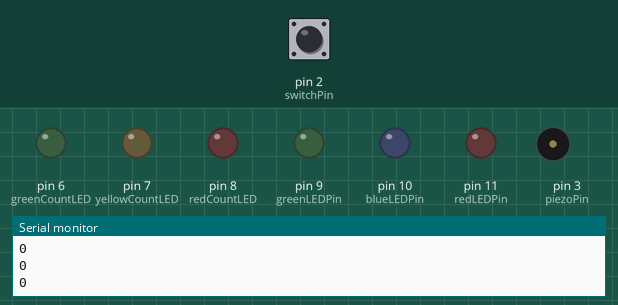
The sketch below on a simulated Arduino Uno, built with avr-gcc and run on an emulated ATmega328P. On the bench: output pins drawn as LEDs (lit = HIGH), buzzer (waves = sounding, pin HIGH), the last lines printed to the serial monitor. Dashed ring = blinking. The inputs (shaded band) are chosen by the test bench; at power-on: pin 2 (switchPin) LOW.

Above: at 1.2 s.
1.3 s: pin 2 (switchPin) pulled HIGH for 0.25 s
At 3.2 s:
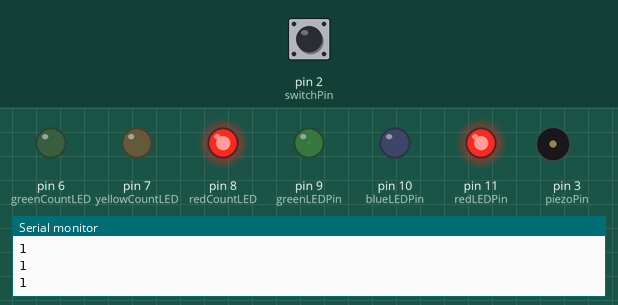
4.5 s: pin 2 (switchPin) pulled HIGH for 1 s
At 4.9 s:
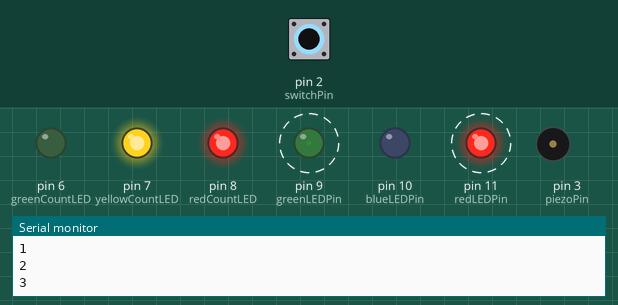
7.5 s: pin 2 (switchPin) pulled HIGH for 3.2 s
At 8.7 s:
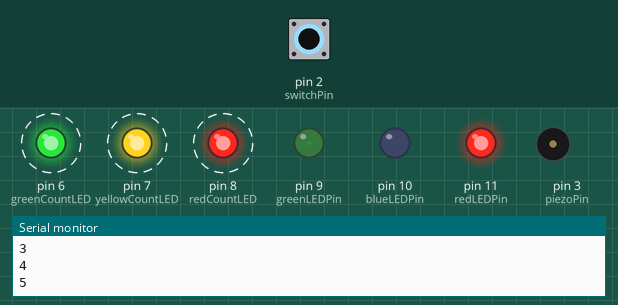
12.2 s: pin 2 (switchPin) pulled HIGH for 1 s
At 12.31 s:
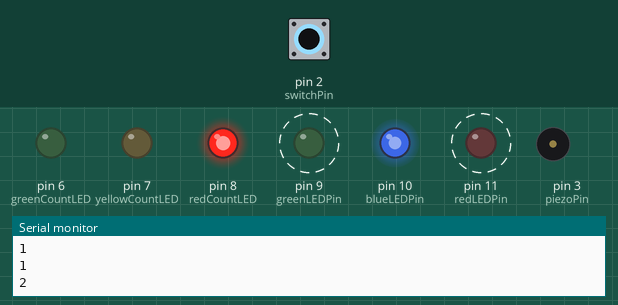
16.2 s: pin 2 (switchPin) pulled HIGH for 3.2 s
At 17.51 s:
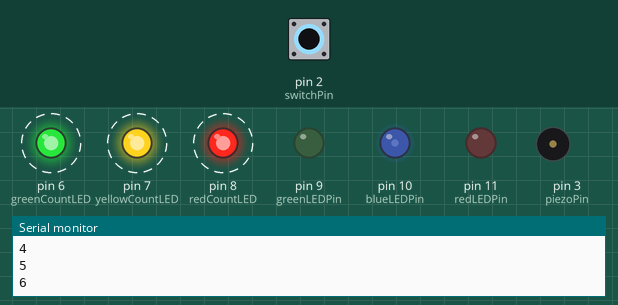
20.9 s: pin 2 (switchPin) pulled HIGH for 0.25 s
At 21.12 s:
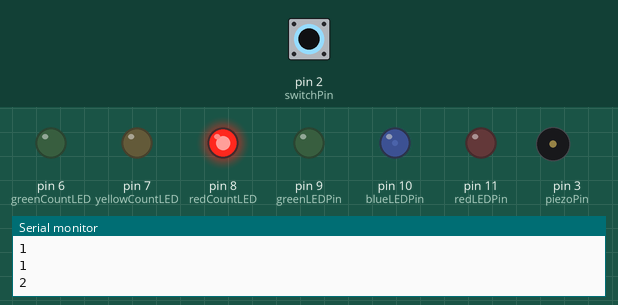
Timing chart, 0 to 26.9 s (numbered marks = the images above; inputs shaded):
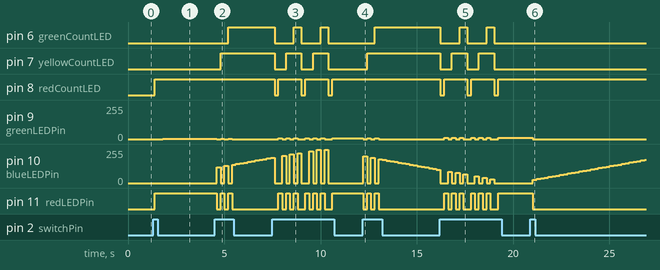

Measured:
- after the input at 1.3 s, pin 8 (redCountLED), pin 11 (redLEDPin): LOW → HIGH after 0.10 s; pin 9 (greenLEDPin): 0/255 → 1/255 after 0.50 s, → 2/255 1.8 s later
- after the input at 4.5 s, pin 6 (greenCountLED): LOW → HIGH after 0.70 s; pin 7 (yellowCountLED): LOW → HIGH after 0.30 s
- after the input at 7.5 s, pin 6 (greenCountLED): alternates HIGH for 0.40 s and LOW for 1.0 s, starting after 0.11 s; pin 7 (yellowCountLED): alternates HIGH for 0.80 s and LOW for 0.60 s, 5 changes in all, then stays LOW, starting after 0.11 s
- after the input at 12.2 s, pin 6 (greenCountLED): LOW → HIGH after 0.61 s; pin 7 (yellowCountLED): LOW → HIGH after 0.21 s; pin 10 (blueLEDPin): ramps from 199/255 to 0/255 and jumps back, once every 0.40 s; pin 11 (redLEDPin): alternates HIGH for 0.20 s and LOW for 0.20 s, 5 changes in all, then stays LOW, starting at once
- after the input at 16.2 s, pin 6 (greenCountLED): alternates HIGH for 0.40 s and LOW for 1.0 s, 5 changes in all, then stays LOW, starting at once; pin 7 (yellowCountLED): alternates HIGH for 0.80 s and LOW for 0.60 s, 5 changes in all, then stays LOW, starting at once
- after the input at 20.9 s, pin 10 (blueLEDPin): moves from 0/255 to 174/255 over 5.8 s, starting after 0.12 s; pin 11 (redLEDPin): HIGH → LOW after 0.12 s

The sketch:

pomodoro_nano.ino
```cpp
// An Arduino-powered Pomodoro clock
// serial print statements for debugging only
#include "pitches.h"

int counter = 0;

// pins
const int switchPin = 2;
int switchState = 0;

// RGB
const int greenLEDPin = 9;
const int blueLEDPin = 10;
const int redLEDPin = 11;

// counter LED
const int redCountLED = 8;
const int yellowCountLED = 7;
const int greenCountLED = 6;

// piezo pin
const int piezoPin = 3;

// work interval
long workInterval = 900000;

// long break
long longBreak = 600000;

// short break
long shortBreak = 120000;

// store last time timer was reset
unsigned long previousTime = 0;

// initialize blue LED
int brightBlue = 0;

// melodies
int melody1[] = {
  NOTE_C3, NOTE_E3, NOTE_G3, NOTE_C4
};

int durs1[] = {
  4, 4, 4, 2
};

int melody2[] = {
  NOTE_C4, NOTE_G3, NOTE_E3, NOTE_C3
};

int melody3[] = {
  NOTE_C3, NOTE_F3, NOTE_G3,
  NOTE_F3, NOTE_G3, NOTE_C4,
  NOTE_G3, NOTE_C4, NOTE_F4,
  NOTE_C4, NOTE_F4, NOTE_G4
};

int durs3[] = {
  8, 8, 8,
  8, 8, 8,
  8, 8, 8,
  8, 8, 2
};

int melody4[] = {
  NOTE_G4, NOTE_F4, NOTE_C4,
  NOTE_F4, NOTE_C4, NOTE_G3,
  NOTE_C4, NOTE_G3, NOTE_F3,
  NOTE_G3, NOTE_F3, NOTE_C3
};

void setup() {
  // put your setup code here, to run once:
  // serial port
  Serial.begin(9600);

  // set the RGB LED pin modes
  pinMode(greenLEDPin, OUTPUT);
  pinMode(redLEDPin, OUTPUT);
  pinMode(blueLEDPin, OUTPUT);

  // set pin modes for the counter LEDs:
  pinMode(redCountLED, OUTPUT);
  pinMode(yellowCountLED, OUTPUT);
  pinMode(greenCountLED, OUTPUT);

  // set pin mode for piezo pin
  pinMode(piezoPin, OUTPUT);

  // set button pin mode:
  pinMode(switchPin, INPUT);
}

void loop() {
  // put your main code here, to run repeatedly:
  // switch: sets counter +1, switches between work and break, switches to long break, resets counter to 0
  switchState = digitalRead(switchPin);
  // counter: which part of the pomodoro cycle are we on?
  // parts of the cycle: work 1, break 1, work 2, break 2, work 3, longbreak
  // 0 = start
  // 1 = work 1
  // 2 = break 1
  // 3 = work 2
  // 4 = break 2
  // 5 = work 3
  // 6 = longbreak
  if (switchState == HIGH) {
    counter++;
  }
  if (counter > 6) {
    counter = 0;
  }
  Serial.println(counter);

  // write the counter LED
  if ( counter == 1 ) {
    digitalWrite(redCountLED, HIGH);
  }
  else if ( counter == 3 ) {
    digitalWrite(yellowCountLED, HIGH);
  }
  else if ( counter == 5 ) {
    digitalWrite(greenCountLED, HIGH);
  }
  else if (counter == 0) {
    digitalWrite(redCountLED, LOW);
    digitalWrite(yellowCountLED, LOW);
    digitalWrite(greenCountLED, LOW);
    analogWrite(blueLEDPin, 0);
  }

  // timer: measures time since last change of state
  unsigned long currentTime = millis();
  float diff = currentTime - previousTime;

  // break
  if (counter % 2 == 0 && counter > 0) {
    analogWrite(redLEDPin, 0); // turn red part of the RGB LED off
    analogWrite(greenLEDPin, 0); // turn gree part of the RGB LED off

    unsigned long quotient = ((unsigned long)diff) / 20000;
    float remainder = diff - quotient * 20000;
    float frac2 = remainder / 20000;

    if (frac2 > 0 && frac2 < 0.5) {
      brightBlue = 512 * frac2;
      analogWrite(blueLEDPin, brightBlue);
    }
    else if (frac2 < 1 && frac2 > 0.5) {
      brightBlue = 512 * (1 - frac2);
      analogWrite(blueLEDPin, brightBlue);
    }
    else {
      Serial.print("value out of range!");
      brightBlue = 0;
      analogWrite(blueLEDPin, brightBlue);
      }

    if ( counter < 5 && diff > shortBreak ) {
      previousTime = currentTime;

      // play short break melody
      for (int note = 0; note < 4; note++) {
        int noteDur = 1000 / durs1[note];

        tone(piezoPin, melody2[note], noteDur);

        // pause between notes
        int pause = noteDur * 1.25;
        delay(pause);

        noTone(piezoPin);
      }
    }
    else if ( counter == 6 && diff > longBreak) {
      previousTime = currentTime;
      // play long break end melody
      for (int note = 0; note < 12; note++) {
        int noteDur = 1000 / durs3[note];

        tone(piezoPin, melody4[note], noteDur);

        // pause between notes
        int pause = noteDur * 1.25;
        delay(pause);

        noTone(piezoPin);
      }
    }
  }

  // work led: fading from red to green
  // red: begins brightly, stays for half of the time, fades out
  // green: begins at 0, fades in, reaches max at half of time
  // to make yellow, the curves must overlap
  // workInterval/2 marks the point where red starts fading out and green has attained its full value
  // output range: 0-255
  float frac = diff / workInterval; // which ratio of the worktime is used up?
  float revfrac = 1 - frac;
  int brightRed = 255;
  int brightGreen = 0;

  if (counter % 2 != 0 && diff <= workInterval) {
    brightBlue = 0;
    analogWrite(blueLEDPin, brightBlue);
    if ( frac >= 0 && frac < 0.5) {
      brightGreen = 512 * frac;
      analogWrite(redLEDPin, 255);
      analogWrite(greenLEDPin, brightGreen);
    }
    else if (frac >= 0.5 && frac <= 1) {
      analogWrite(greenLEDPin, 255);
      brightRed = 512 * revfrac;
      analogWrite(redLEDPin, brightRed);
    }
  }
  else if (counter % 2 != 0 && diff > workInterval) {
    previousTime = currentTime;

    if ( counter < 5 ) {
      //play short break melody
      for (int note = 0; note < 4; note++) {
        int noteDur = 1000 / durs1[note];

        tone(piezoPin, melody1[note], noteDur);

        // pause between notes
        int pause = noteDur * 1.25;
        delay(pause);

        noTone(piezoPin);
      }
    }
    else if (counter == 5) {
      // play long break melody
      for (int note = 0; note < 12; note++) {
        int noteDur = 1000 / durs3[note];

        tone(piezoPin, melody3[note], noteDur);

        // pause between notes
        int pause = noteDur * 1.25;
        delay(pause);

        noTone(piezoPin);
      }
    }
  }

  delay(200);
}
```

pitches.h
```cpp
/*************************************************

 * Public Constants

 *************************************************/

#define NOTE_B0  31
#define NOTE_C1  33
#define NOTE_CS1 35
#define NOTE_D1  37
#define NOTE_DS1 39
#define NOTE_E1  41
#define NOTE_F1  44
#define NOTE_FS1 46
#define NOTE_G1  49
#define NOTE_GS1 52
#define NOTE_A1  55
#define NOTE_AS1 58
#define NOTE_B1  62
#define NOTE_C2  65
#define NOTE_CS2 69
#define NOTE_D2  73
#define NOTE_DS2 78
#define NOTE_E2  82
#define NOTE_F2  87
#define NOTE_FS2 93
#define NOTE_G2  98
#define NOTE_GS2 104
#define NOTE_A2  110
#define NOTE_AS2 117
#define NOTE_B2  123
#define NOTE_C3  131
#define NOTE_CS3 139
#define NOTE_D3  147
#define NOTE_DS3 156
#define NOTE_E3  165
#define NOTE_F3  175
#define NOTE_FS3 185
#define NOTE_G3  196
#define NOTE_GS3 208
#define NOTE_A3  220
#define NOTE_AS3 233
#define NOTE_B3  247
#define NOTE_C4  262
#define NOTE_CS4 277
#define NOTE_D4  294
#define NOTE_DS4 311
#define NOTE_E4  330
#define NOTE_F4  349
#define NOTE_FS4 370
#define NOTE_G4  392
#define NOTE_GS4 415
#define NOTE_A4  440
#define NOTE_AS4 466
#define NOTE_B4  494
#define NOTE_C5  523
#define NOTE_CS5 554
#define NOTE_D5  587
#define NOTE_DS5 622
#define NOTE_E5  659
#define NOTE_F5  698
#define NOTE_FS5 740
#define NOTE_G5  784
#define NOTE_GS5 831
#define NOTE_A5  880
#define NOTE_AS5 932
#define NOTE_B5  988
#define NOTE_C6  1047
#define NOTE_CS6 1109
#define NOTE_D6  1175
#define NOTE_DS6 1245
#define NOTE_E6  1319
#define NOTE_F6  1397
#define NOTE_FS6 1480
#define NOTE_G6  1568
#define NOTE_GS6 1661
#define NOTE_A6  1760
#define NOTE_AS6 1865
#define NOTE_B6  1976
#define NOTE_C7  2093
#define NOTE_CS7 2217
#define NOTE_D7  2349
#define NOTE_DS7 2489
#define NOTE_E7  2637
#define NOTE_F7  2794
#define NOTE_FS7 2960
#define NOTE_G7  3136
#define NOTE_GS7 3322
#define NOTE_A7  3520
#define NOTE_AS7 3729
#define NOTE_B7  3951
#define NOTE_C8  4186
#define NOTE_CS8 4435
#define NOTE_D8  4699
#define NOTE_DS8 4978
```
